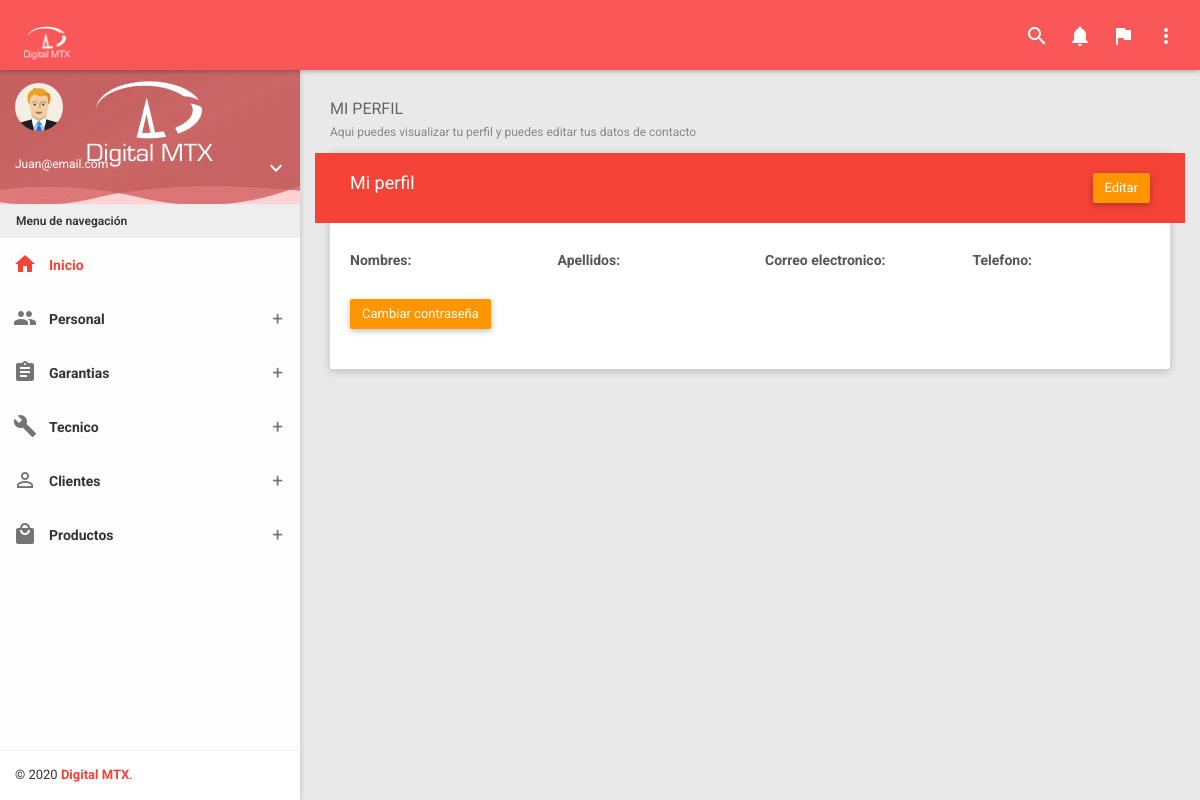
Page /?controller=person&method=profile&id=0 (signed in) on the earlier database version.
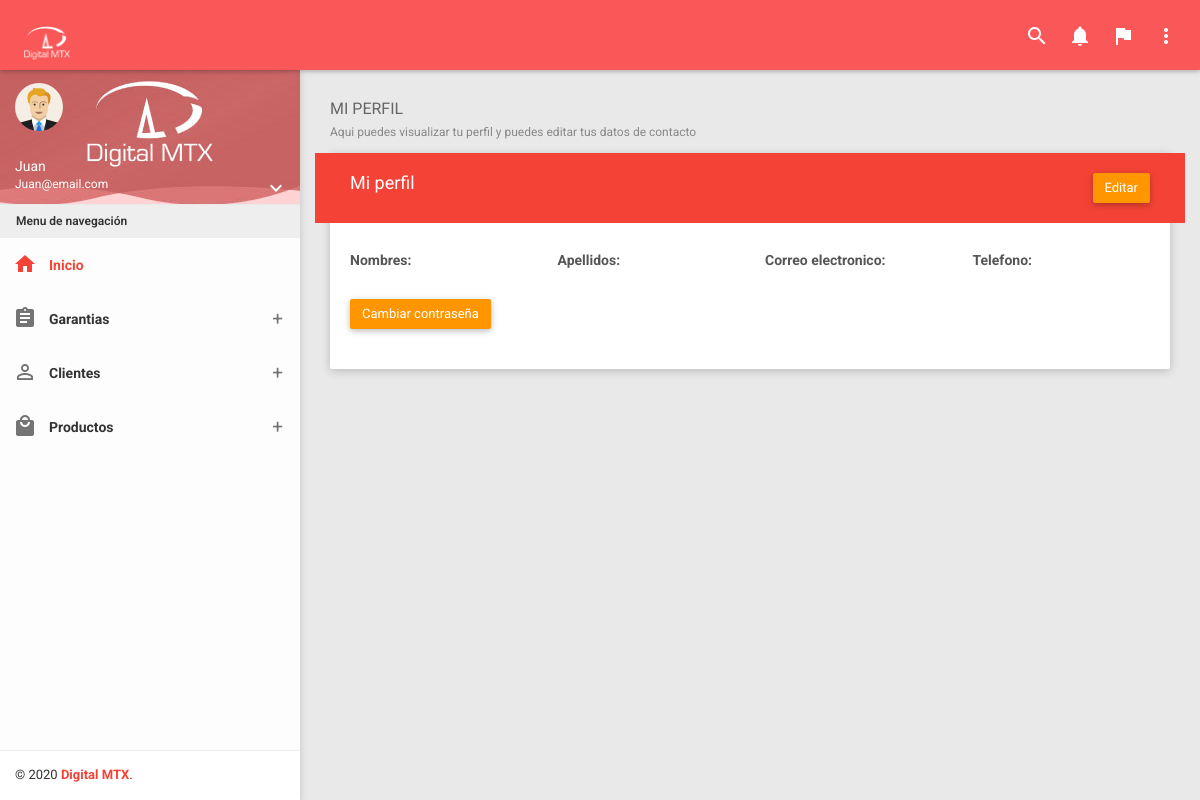
Same page on the later database version.
### tables this page shows
CREATE TABLE `dtm_empleados` (
  `id` int(11) NOT NULL,
  `sesion` text NOT NULL,
  `nombre` varchar(50) NOT NULL,
  `apellidos` varchar(50) NOT NULL,
  `tipodoc` varchar(10) NOT NULL,
  `identificacion` varchar(50) NOT NULL,
  `correo` varchar(150) NOT NULL,
  `telefono` varchar(20) NOT NULL,
  `genero` varchar(10) NOT NULL,
  `sucursal` varchar(50) NOT NULL,
  `cargo` varchar(50) NOT NULL,
  `fechanac` varchar(20) NOT NULL,
  `password` varchar(250) NOT NULL,
  `finanza` tinyint(1) NOT NULL,
  `chat` tinyint(1) NOT NULL,
  `verperfil` tinyint(1) NOT NULL,
  `despacho` tinyint(1) NOT NULL,
  `productos` tinyint(1) NOT NULL,
  `contenido` tinyint(1) NOT NULL,
  `factura` tinyint(1) NOT NULL,
  `mail` tinyint(1) NOT NULL,
  `activo` tinyint(1) NOT NULL
);

### Providers/Database.php (called while the page is built, shortened)
<?php
class Conexion extends PDO
{
	public function select($strSql, $arrayData = array(), $fetchMode = PDO::FETCH_OBJ)
	{
		$query = $this->prepare($strSql);
		foreach ($arrayData as $key => $value)
			$query->bindParam(":$key", $value);
		if (!$query->execute())
			echo "Error, la consulta no se realizó";
		else
			return $query->fetchAll($fetchMode);
	}
}

### Models/Person.php (called while the page is built, shortened)
<?php
class Person {
    private $pdo ;
    public function __construct()
    {
        try {
            $this->pdo = new Conexion;
        } catch ( PDOException $e) {
            die($e->getMessage());
        }
    }
    public function getById($id){
        try {
            $strSql = 'SELECT * FROM dtm_empleados WHERE id = :id';
            $array = ['id' => $id];
            $query = $this->pdo->select($strSql,$array);
            return $query;
        } catch ( PDOException $e) {
            die($e->getMessage());
        }
    }
}

### Views/Layout.php (the view, shortened to what this page needs)
<!DOCTYPE html>
<html>
<head>
    <link href="Assets/plugins/bootstrap/css/bootstrap.css" rel="stylesheet">
    <link href="Assets/plugins/node-waves/waves.css" rel="stylesheet" />
    <link href="Assets/plugins/animate-css/animate.css" rel="stylesheet" />
    <link href="Assets/plugins/morrisjs/morris.css" rel="stylesheet" />
    <link href="Assets/plugins/bootstrap-material-datetimepicker/css/bootstrap-material-datetimepicker.css" rel="stylesheet" />
    <link href="Assets/plugins/bootstrap-datepicker/css/bootstrap-datepicker.css" rel="stylesheet" />
    <link href="Assets/plugins/waitme/waitMe.css" rel="stylesheet" />
    <link href="Assets/plugins/bootstrap-select/css/bootstrap-select.css" rel="stylesheet" />
    <link href="Assets/plugins/jquery-datatable/skin/bootstrap/css/dataTables.bootstrap.css" rel="stylesheet">
    <link href="Assets/plugins/sweetalert/sweetalert.css" rel="stylesheet" />
    <link href="Assets/css/styleAdmin.css" rel="stylesheet">
    <link href="Assets/css/themes/all-themes.css" rel="stylesheet" />
</head>
<body class="theme-red">
    <nav class="navbar">
        <div class="container-fluid">
            <div class="navbar-header">
                <a class="navbar-brand" href="?controller=person&method=template">
                    <img src="Assets/img/logo.png" width="50"></img>
                </a>
            </div>
            <div class="collapse navbar-collapse" id="navbar-collapse">
                <ul class="nav navbar-nav navbar-right">
                    <li><a href="javascript:void(0);" class="js-search" data-close="true"><i class="material-icons">search</i></a></li>
                    <li class="dropdown">
                        <a href="javascript:void(0);" class="dropdown-toggle" data-toggle="dropdown" role="button">
                            <i class="material-icons">notifications</i>
                        </a>
                    </li>
                    <li class="dropdown">
                        <a href="javascript:void(0);" class="dropdown-toggle" data-toggle="dropdown" role="button">
                            <i class="material-icons">flag</i>
                        </a>
                    </li>
                    <li class="pull-right"><a href="javascript:void(0);" class="js-right-sidebar" data-close="true"><i class="material-icons">more_vert</i></a></li>
                </ul>
            </div>
        </div>
    </nav>
    <section>
        <aside id="leftsidebar" class="sidebar">
            <div class="user-info">
                <div class="image">
                    <img src="Assets/img/user.png" width="48" height="48" alt="User" />
                </div>
                <div class="info-container">
                    <div class="name" data-toggle="dropdown" aria-haspopup="true" aria-expanded="false">
                        <?php
                            if ($_SESSION['user']->cargo == "Administrador") {
                                echo $_SESSION['user']->usuario;
                            } elseif ($_SESSION['user']->cargo == "Tecnico" || $_SESSION['user']->cargo == "Recepcion" ) {
                                echo $_SESSION['user']->nombre;
                            }
                        ?>
                    </div>
                    <div class="email">
                        <?php echo $_SESSION['user']->correo; ?>
                    </div>
                    <div class="btn-group user-helper-dropdown">
                        <i class="material-icons" data-toggle="dropdown" aria-haspopup="true" aria-expanded="true">keyboard_arrow_down</i>
                    </div>
                </div>
            </div>
            <div class="menu">
                <ul class="list">
                    <li class="header">Menu de navegación</li>
                    <li class="active">
                        <a href="?controller=person&method=template">
                            <i class="material-icons">home</i>
                            <span>Inicio</span>
                        </a>
                    </li>
                    <?php if ($_SESSION['user']->cargo == 'Administrador') { ?>
                        <li>
                        <a href="javascript:void(0);" class="menu-toggle">
                            <i class="material-icons">people</i>
                            <span>Personal</span>
                        </a>
                    </li>
                    <li>
                        <a href="javascript:void(0);" class="menu-toggle">
                            <i class="material-icons">assignment</i>
                            <span>Garantias</span>
                        </a>
                    </li>
                    <li>
                        <a href="javascript:void(0);" class="menu-toggle">
                            <i class="material-icons">build</i>
                            <span>Tecnico</span>
                        </a>
                    </li>
                    <li>
                        <a href="javascript:void(0);" class="menu-toggle">
                            <i class="material-icons">person_outline</i>
                            <span>Clientes</span>
                        </a>
                    </li>
                    <li>
                        <a href="javascript:void(0);" class="menu-toggle">
                            <i class="material-icons">local_mall</i>
                            <span>Productos</span>
                        </a>
                    </li>
                    <?php }elseif ($_SESSION['user']->cargo == 'Recepcion') { ?>
                    <li>
                        <a href="javascript:void(0);" class="menu-toggle">
                            <i class="material-icons">assignment</i>
                            <span>Garantias</span>
                        </a>
                    </li>
                    <li>
                        <a href="javascript:void(0);" class="menu-toggle">
                            <i class="material-icons">person_outline</i>
                            <span>Clientes</span>
                        </a>
                    </li>
                    <li>
                        <a href="javascript:void(0);" class="menu-toggle">
                            <i class="material-icons">local_mall</i>
                            <span>Productos</span>
                        </a>
                    </li>
                    <?php } ?>
                </ul>
            </div>
            <div class="legal">
                <div class="copyright">
                    &copy; <?php echo date('Y');?> <a href="javascript:void(0);">Digital MTX</a>.
                </div>
            </div>
        </aside>
    </section>
</body>
</html>

### index.php (shortened to what this page needs)
<?php
require 'Providers/Database.php';
$controller = 'LoginController';
if(!isset($_REQUEST['controller'])) {
	require 'Controllers/'.$controller. '.php';
	$controller = ucwords($controller);
	$controller = new $controller;
	$controller->index();
} else {
	$method = isset($_REQUEST['method']) ? $_REQUEST['method'] : 'index';
	$controller = new $controller;
	call_user_func(array($controller, $method));
}

### Controllers/PersonController.php (shortened to what this page needs)
<?php
require 'Models/Person.php';
class PersonController
{
	private $model;
	public function __construct()
	{
		$this->model = new Person;
	}
	public function profile()
	{
		if (isset($_GET['id'])) {
			$id = $_GET['id'];
			$data = $this->model->getById($id);
			require 'Views/Layout.php';
			require 'Views/Persons/Profile.php';
		}
	}
}

### Views/Persons/profile.php (shortened to what this page needs)
<section class="content">
        <div class="container-fluid">
            <div class="block-header">
                <h2>
                    MI PERFIL
                    <small>Aqui puedes visualizar tu perfil y puedes editar tus datos de contacto</small>
                </h2>
            </div>
            <div class="row clearfix">
                <div class="col-lg-12 col-md-12 col-sm-12 col-xs-12">
                    <div class="card">
                        <div class="header bg-red row">
                            <div class="col-sm-6">
                                <h2>Mi perfil</h2>
                            </div>
                            <div class="col-sm-6 text-right">
                                <a href="?controller=person&method=edit&id=<?php echo $data[0]->id?>" class="btn btn-warning">Editar</a>
                            </div>
                        </div>
                        <div class="body">
                            <div class="row clearfix">
                                <div class="col-sm-3">
                                    <h5>Nombres:</h5>
                                </div>
                                <div class="col-sm-3">
                                    <h5>Apellidos:</h5>
                                </div>
                                <div class="col-sm-3">
                                    <h5>Correo electronico:</h5>
                                </div>
                                <div class="col-sm-3">
                                    <h5>Telefono:</h5>
                                </div>
                            </div>
                            <div class="row clearfix">
                                <div class="col-sm-3">
                                    <a href="?controller=person&method=editPass" class="btn btn-warning">Cambiar contraseña</a>
                                </div>
                            </div>
                        </div>
                    </div>
                </div>
            </div>
        </div>
    </section>

### Assets/css/themes/all-themes.css (style rules this page uses)
.theme-red .navbar-brand { color: #fff; }
.theme-red .nav>li>a { color: #fff; }
.theme-red .sidebar .menu .list li.active { background-color: transparent; }
.theme-red .sidebar .menu .list li.active> :first-child i, .theme-red .sidebar .menu .list li.active> :first-child span { color: #F44336; }
.theme-red .sidebar .menu .list .toggled { background-color: transparent; }
.theme-red .sidebar .legal { background-color: #fff; }
.theme-red .sidebar .legal .copyright a { color: #F44336 !important; }

Differences in the rows shown:
changed dtm_empleados "Juan@email.com": nombre (not shown) → "Juan"; cargo "Administrador" → "Recepcion" (drawn)
Other differences:
text no longer shown: "Personal Tecnico"
